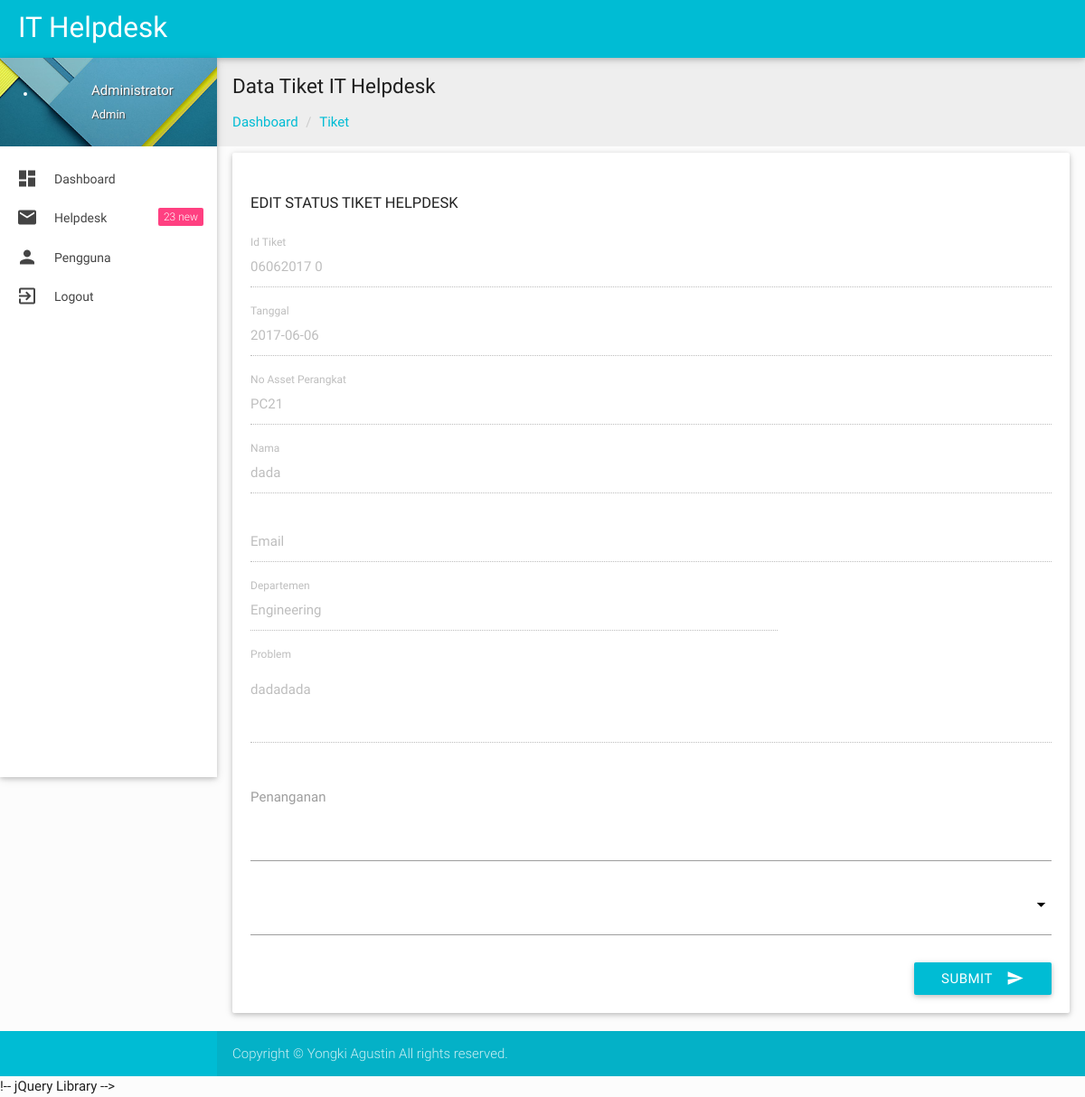
/admin/edit-tiket.php?id=06062017 0 (signed in), run on the app's committed database.
### tables this page shows
CREATE TABLE `tiket` (
  `id_tiket` varchar(20) NOT NULL,
  `tanggal` date NOT NULL,
  `pc_no` varchar(10) NOT NULL,
  `nama` varchar(50) NOT NULL,
  `email` varchar(50) NOT NULL,
  `departemen` varchar(50) NOT NULL,
  `problem` varchar(200) NOT NULL,
  `penanganan` varchar(200) NOT NULL,
  `status` varchar(30) NOT NULL
);

### admin/edit-tiket.php (the view, shortened to what this page needs)
<?php
if (empty($_SESSION['username'])){
	header('location:../index.php');
} else {
?>
<!DOCTYPE html>
<html lang="en">
<?php include "head.php"; ?>
<body>
<?php include "header.php"; ?>
  <div id="main">
    <div class="wrapper">
      <?php include "menu.php"; ?>
<?php } ?>
      <section id="content">
        <div id="breadcrumbs-wrapper" class=" grey lighten-3">
          <div class="container">
            <div class="row">
              <div class="col s12 m12 l12">
                <h5 class="breadcrumbs-title">Data Tiket IT Helpdesk</h5>
                <ol class="breadcrumb">
                    <li><a href="index.php">Dashboard</a></li>
                    <li><a href="tiket.php">Tiket</a></li>
                </ol>
              </div>
            </div>
          </div>
        </div>
        <div class="container">
          <?php
            $kd = $_GET['id'];
			$sql = mysqli_query($koneksi, "SELECT * FROM tiket WHERE id_tiket='$kd'");
			if(mysqli_num_rows($sql) == 0){
				header("Location: tiket.php");
			}else{
				$row = mysqli_fetch_assoc($sql);
			}
			?>
           <div class="col s8 m8 l6">
                <div class="card-panel">
                  <h4 class="header2">Edit Status Tiket Helpdesk</h4>
                  <div class="row">
                    <form action="" method="post" enctype="multipart/form-data" name="form1" id="form1" class="col s12">
                    <div class="row">
                        <div class="input-field col s12">
                          <input id="id_tiket" name="id_tiket" value="<?php echo $row['id_tiket']; ?>" type="text" readonly="readonly">
                          <label for="Id Tiket">Id Tiket</label>
                        </div>
                      </div>
                      <div class="row">
                        <div class="input-field col s12">
                          <input id="tanggal" name="tanggal" value="<?php echo $row['tanggal']; ?>" type="text" readonly="readonly">
                          <label for="Tanggal">Tanggal</label>
                        </div>
                      </div>
                      <div class="row">
                        <div class="input-field col s12">
                          <input id="pc_no" name="pc_no" value="<?php echo $row['pc_no']; ?>" type="text" readonly="readonly">
                          <label for="PC No">No Asset Perangkat</label>
                        </div>
                      </div>
                      <div class="row">
                        <div class="input-field col s12">
                          <input id="nama" name="nama" value="<?php echo $row['nama']; ?>" type="text" readonly="readonly">
                          <label for="Nama">Nama</label>
                        </div>
                      </div>
                      <div class="row">
                        <div class="input-field col s12">
                          <input id="email" name="email" value="<?php echo $row['email']; ?>" type="email" readonly="readonly">
                          <label for="Email">Email</label>
                        </div>
                      </div>
                      <div class="row">
                        <div class="input-field col s8">
                          <input id="departemen" name="departemen" value="<?php echo $row['departemen']; ?>" type="text" readonly="readonly">
                          <label for="Departemen">Departemen</label>
                        </div>
                      </div>
                      <div class="row">
                        <div class="input-field col s12">
                          <textarea id="problem" name="problem" class="materialize-textarea validate" length="120" readonly="readonly"><?php echo $row['problem']; ?></textarea>
                          <label for="Problem">Problem</label>
                        </div>
                      </div>
                      <div class="row">
                        <div class="input-field col s12">
                          <textarea id="penanganan" name="penanganan" class="materialize-textarea validate" length="120"></textarea>
                          <label for="Penanganan">Penanganan</label>
                        </div>
                      </div>
                      <div class="row">
                        <div class="input-field col s12">
                        </div>
                      </div>
                        <div class="row">
                          <div class="input-field col s12">
                            <button class="btn cyan waves-effect waves-light right" type="submit" name="update" id="update">Submit
                              <i class="mdi-content-send right"></i>
                            </button>
                          </div>
                        </div>
                      </div>
                  </div>
                </div>
              </div>
          </div>
        </div>
 <?php include "footer.php"; ?>
    !-- jQuery Library -->
</body>
</html>

### admin/css/style.css (style rules this page uses)
body { background-color: #fcfcfc; }
#main, footer { padding-left: 240px; }
.container { padding: 0 0.5rem; margin: 0 auto; max-width: 100% !important; width: 98%; }
#content .container .row { margin-bottom: 0; }
@media only screen and (min-width: 601px) { .container { width: 98%; } }
@media only screen and (min-width: 993px) { .container { width: 98%; } }
h4.header2 { font-size: 1.1rem; font-weight: 400; text-transform: uppercase; }
.breadcrumb { padding: 0px; margin: 15px 0px; list-style: none; }
.breadcrumbs-title { font-size: 1.5rem; line-height: 1.804rem; margin: 18px 0px 0px 0px; }
.breadcrumb > li { display: inline-block; }
.breadcrumb a { color: #00bcd4; }
.breadcrumb > li + li:before { padding: 0 5px; color: #ccc; content: "/\00a0"; }

### data on the page
tiket: id_tiket "06062017 0", tanggal "2017-06-06", pc_no "PC21", nama "dada", departemen "Engineering", problem "dadadada"

### other printed values
$_SESSION['fullname'] "Administrator"
$_SESSION['level'] "Admin"
$total2 "23"
